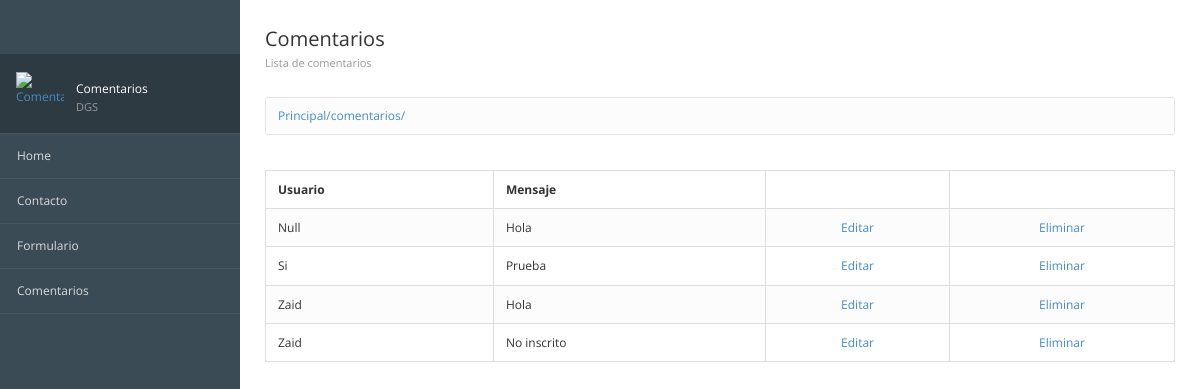
/comentarios/, run on the app's committed database.
### registros/models.py (models this page shows, shortened)
class ComentarioContacto(models.Model):
    id = models.AutoField(primary_key=True,verbose_name="Clave")
    usuario = models.TextField(verbose_name="Usuario")
    mensaje = models.TextField(verbose_name="Comentario")
    created =models.DateTimeField(auto_now_add=True,verbose_name="Registrado")
    class Meta:
        verbose_name = "Comentario Contacto"
        verbose_name_plural = "Comentarios Contactos"
        ordering = ["-created"]

### registros/views.py (the view)
# urls.py: path("comentarios/", views_registros.consultar_comentarios, name="consultar_comentarios"),
def consultar_comentarios(request):
    comentarios = ComentarioContacto.objects.all()
    return render(
        request,
        "registros/consultar_comentarios.html",
        {"comentarios": comentarios}
    )

### registros/templates/registros/consultar_comentarios.html (shortened to what this page needs)
{% extends "inicio/encabezado.html" %}
{% load static %}
{% block image %}
        <img src="{% static 'inicio/images/comentarios.png' %}" alt="Comentarios">
        <div class="user-info">
            Comentarios <span>DGS</span>
        </div>
{% endblock image %}
{% block encabezado %}
			<div class="page-header">
				<div class="page-title">
					<h3>Comentarios
				    <small>Lista de comentarios</small></h3>
				</div>
			</div>
{% endblock encabezado %}
{% block contenido %}
    <table class="table table-bordered table-striped">
        <thead>
            <tr>
                <th>Usuario</th>
                <th>Mensaje</th>
                <th></th>
                <th></th>
            </tr>
        </thead>
        <tbody>
            {% for comentario in comentarios %}
                <tr>
                    <td>{{ comentario.usuario }}</td>
                    <td>{{ comentario.mensaje }}</td>
                    <td class="text-center">
                        <a href="{% url 'Editar' comentario.id %}">Editar</a>
                    </td>
                    <td class="text-center">
                        <a href="{% url 'Eliminar' comentario.id %}">Eliminar</a>
                    </td>
                </tr>
            {% endfor %}
        </tbody>
    </table>
{% endblock contenido %}

### inicio/static/inicio/css/londinium-theme.css (style rules this page uses)
.panel-toolbar:after, .page-header:after, .header-bar-stats .page-stats li:after, .panel-heading:after { content: ""; display: table; clear: both; }
html { height: 100%; }
body { font-family: 'Open Sans', sans-serif; font-size: 12px; position: relative; min-height: 100%; }
a { cursor: pointer; }
h1, h2, h3, h4, h5, h6, .h1, .h2, .h3, .h4, .h5, .h6 { font-weight: 600; line-height: 1.42857143; margin-top: 0; }
h3, .h3 { font-size: 20px; }
.page-header { padding: 0; margin: 0; position: relative; border: 0; }
.page-header small { display: block; font-size: 11px; color: #999; margin: 8px 0 0 0; }
.page-title { float: left; }
.page-title h3 { padding: 29px 0; margin: 0; font-weight: 400; line-height: 20px; }
.table { margin-bottom: 0; }
.table > thead > tr > th { border-bottom-width: 1px; outline: 0; }
.table > thead > tr > th, .table > tbody > tr > th, .table > tfoot > tr > th, .table > thead > tr > td, .table > tbody > tr > td, .table > tfoot > tr > td { vertical-align: middle; padding: 10px 12px; }
.table-striped > tbody > tr:nth-child(odd) > td, .table-striped > tbody > tr:nth-child(odd) > th, .table-hover > tbody > tr:hover > td, .table-hover > tbody > tr:hover > th { background-color: #fcfcfc; }

### data on the page
ComentarioContacto: usuario "Null", mensaje "Hola"
ComentarioContacto: usuario "Si", mensaje "Prueba"
ComentarioContacto: usuario "Zaid", mensaje "Hola"
ComentarioContacto: usuario "Zaid", mensaje "No inscrito"

### other printed values
{{ request.path }} "/comentarios/"
